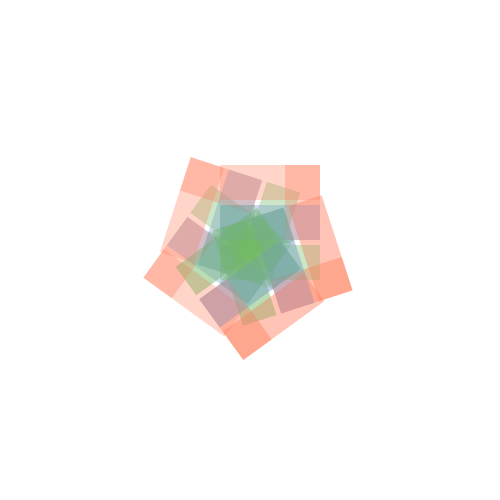
Frame 1 (no input)
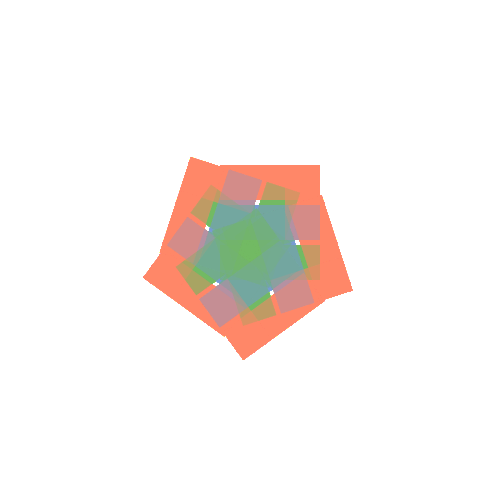
Frame 60 (the mouse pressed at the canvas centre just before this capture)
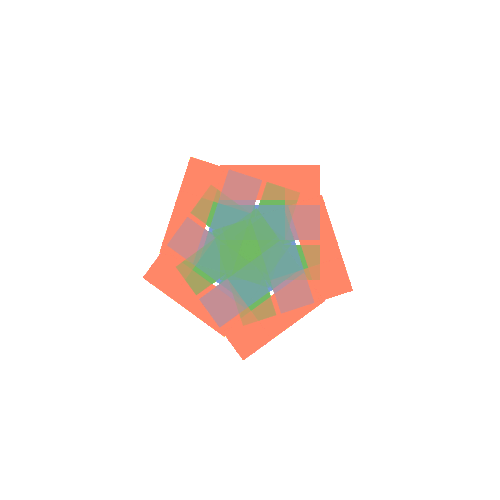
Frame 120 (the mouse held since frame 60 and released just before this capture)

The Processing sketch that drew these frames (run headless with seeded random() and noise(); from frame 60 on, the mouse is pressed at the canvas centre):

// Processing sketch: processing_84862
// ── processing_84862.pde

void setup()
{
size(500, 500);
 background(255);
 smooth();
}

void draw(){
  noStroke();
 
  translate(width/2, height/2);
  
 for (int i=0;i<360;i=i+30){
  rotate(radians(72));
  fill(255,135,100,50); 
  //ㄱ
  rect(-30,-85,100,35);
  rect(35,-85,35,75);
  noFill();
  //ㄴ
  fill(110,185,95,50);
  rect(-30,-5,100,35);
  rect(-30,-45,35,65);
  noFill();
  fill(115,155,210,50);
  rect(-30,-45,100,35);
  noFill();
 
 }
}
